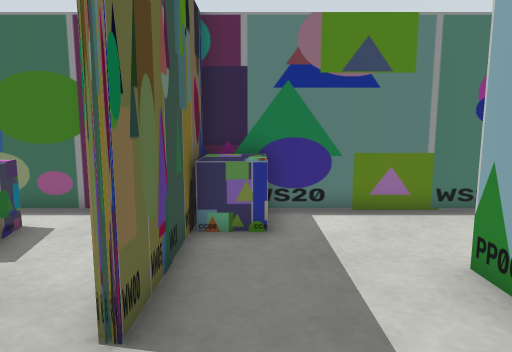
View 1 (above)

15 first-person views from a walk through a robot-simulator world made for Gazebo. The camera is 0.45 m above the floor, tilts 8° down and sees 70° across. The floor is counted in squares, 0.2 m on a side. Each view is taken from the middle of a square. On the plan, view 1 faces up. The plan holds only what a view shows up to about 20 squares ahead; the rest is blank. The place goes on beyond the plan.

View 2
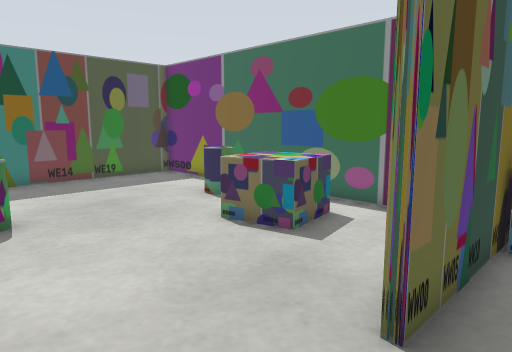

View 3
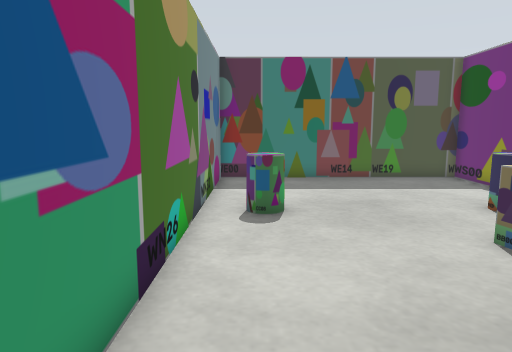

View 4
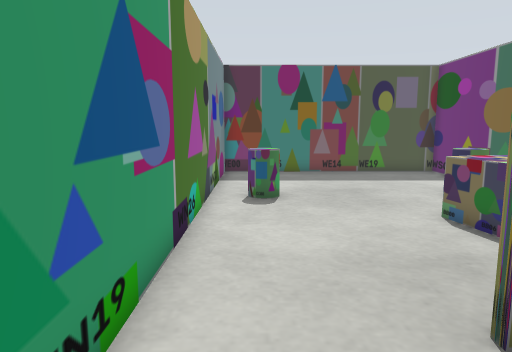

View 5
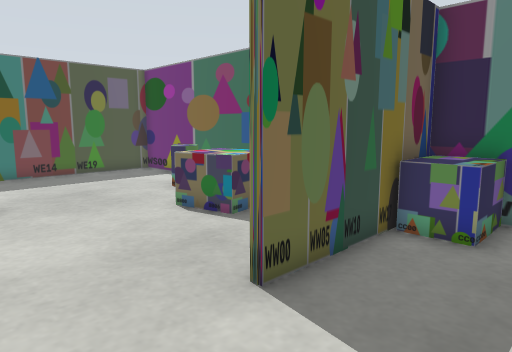

View 6
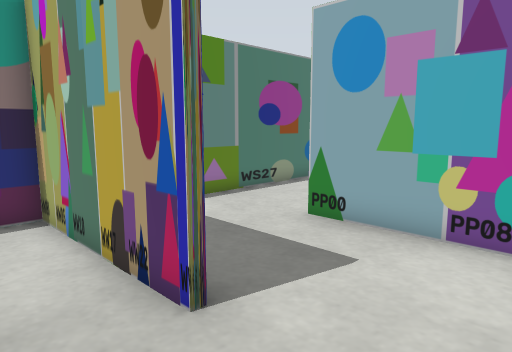

View 7
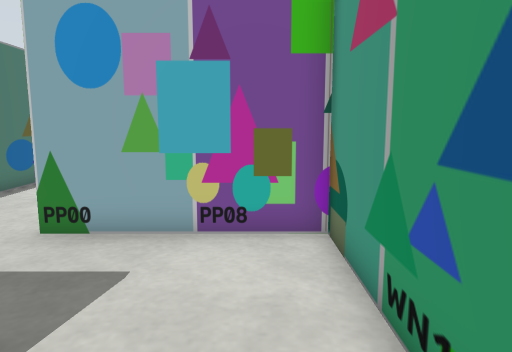

View 8
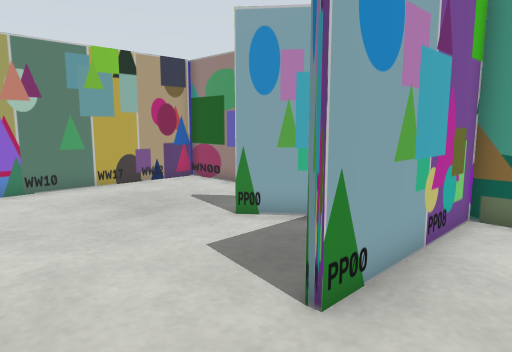

View 9
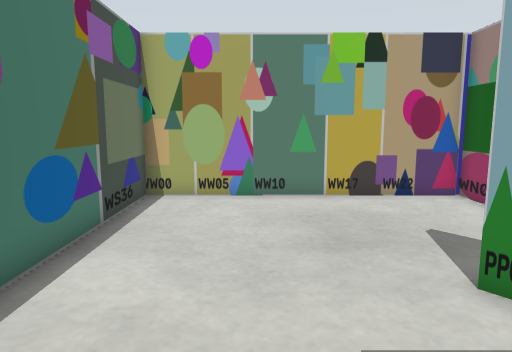

View 10
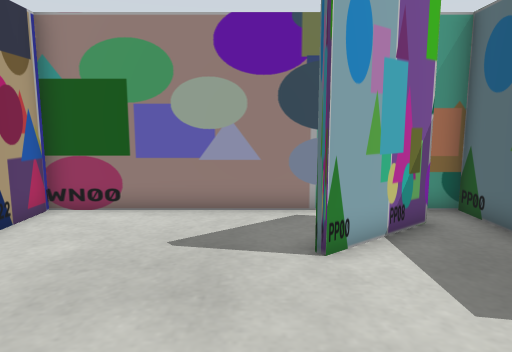

View 11
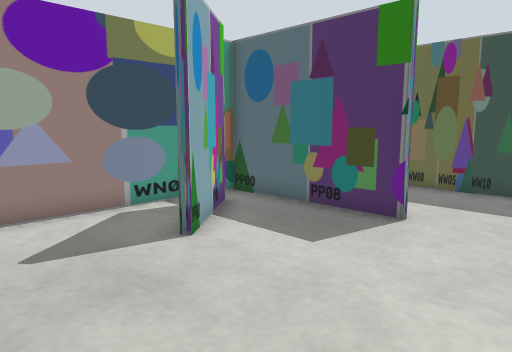

View 12
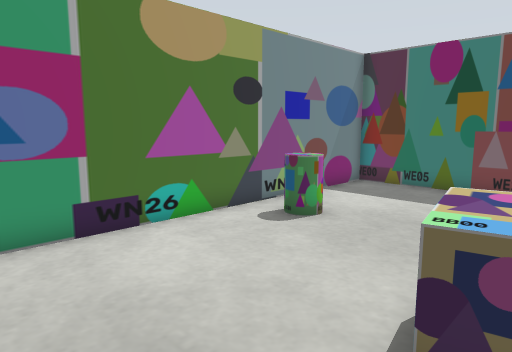

View 13
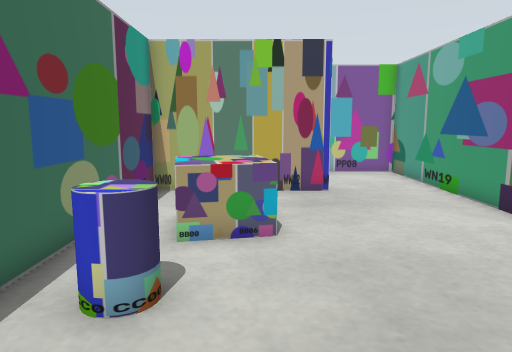

View 14
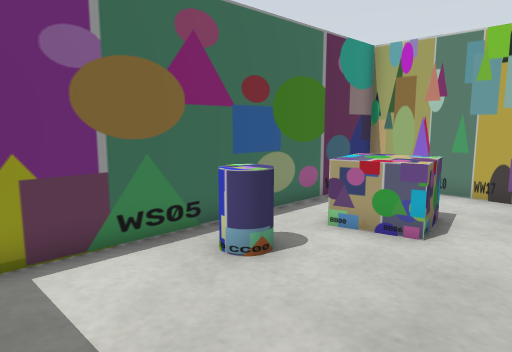

View 15
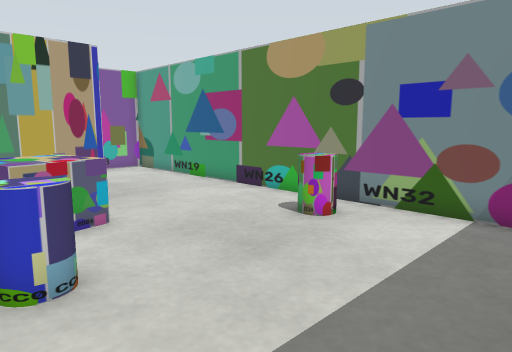

### Floor plan
Key: @ floor where view 1 was taken; # wall or solid block; . floor; C crate; B patterned box; P pillar.
Columns run from 16 left of view 1 to 15 right of it. Each row starts with its distance up from view 1.
 10 ################################
  9 #..............CC..............#
  8 #.....PP..B....CC..............#
  7 #......P.BBB...#...............#
  6 #........BBB...#...............#
  5 #..............#....#..........#
  4 #..............#....#..........#
  3 #...................#...B......#
  2 #......P............#.BB.......#
  1 #.....PP............#BB........#
  0 #...............@...#..........#
 -1 ################################

Where each view was taken, in squares from view 1:
view 1: 0 up, 0 right, facing up
view 2: 0 up, 0 right, facing up-left
view 3: 1 up, 0 right, facing left
view 4: 1 up, 2 right, facing left
view 5: 0 up, 2 right, facing up-left
view 6: 0 up, 4 left, facing up-right
view 7: 1 up, 4 left, facing right
view 8: 9 up, 1 right, facing down-right
view 9: 6 up, 3 right, facing right
view 10: 9 up, 9 right, facing down
view 11: 9 up, 12 right, facing down-left
view 12: 7 up, 2 left, facing down-left
view 13: 6 up, 14 left, facing right
view 14: 3 up, 14 left, facing up-right
view 15: 9 up, 15 left, facing down-right
